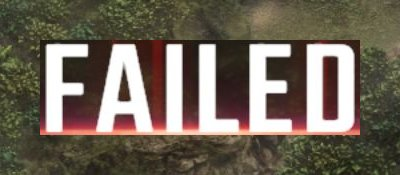
#> input picture tests/fixtures/vision/defeat_screen/composite_positive.jpg, 400 x 175 px
$ python -i round_button.py   (imports and definitions only)
#> lines starting #> are read from the running program, lines starting #| are printed output that depends on the picture; after the words box and inside, x2 and y2 are one past the last pixel; in counts of white or black regions, pixels touching at a corner belong together
#> further down, picture is the input picture: shape (175, 400, 3); mean B, G, R 89, 102.3, 111.7
from __future__ import annotations

from enum import StrEnum

import cv2
import numpy as np

from ggge_ai_2.interpreter.elements.region import Region, match


class RoundButton(StrEnum):
    SELECT_WEAPON = "select_weapon"
    ATTACK = "attack"
    ATTACK_OUT_OF_RANGE = "attack_out_of_range"
    SELECT_ACTION = "select_action"
    ACTIVATE = "activate"
    START_BATTLE = "start_battle"


ROUND_CENTER = (0.878, 0.847)
ROUND_RADII = (0.109, 0.135)
ROUND_RING_TOLERANCE = 3
# An overview frame without the button reaches 0.856 (map20261112-4). A frame with the
# button gives at least 0.944 (run20261025-165717-31).
ROUND_RING_COVERAGE = 0.9
# [1 line that did not run here, left out]
ROUND_TEXT_MARGIN = 12

_ANGLES = np.deg2rad(np.arange(0, 360, 2))


def round_ring_coverage(image: np.ndarray) -> float:
    """Return the largest share of the circle around the button center that lies on an edge."""
    h, w = image.shape[:2]
#> h = 175; w = 400
    gray = cv2.cvtColor(image, cv2.COLOR_BGR2GRAY)
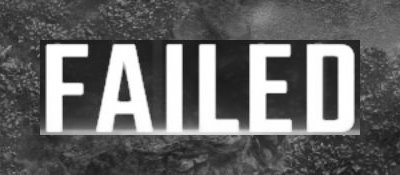
#> gray: shape (175, 400); min 8, max 255, mean 103.6
    edges = cv2.Canny(cv2.GaussianBlur(gray, (5, 5), 0), 40, 120)
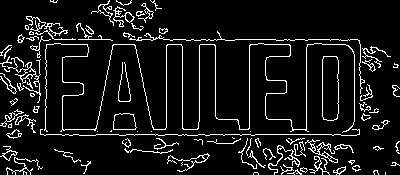
#> edges: shape (175, 400); 8.6% white in thin lines or dots
    size = 2 * ROUND_RING_TOLERANCE + 1
    edges = cv2.dilate(edges, np.ones((size, size), np.uint8))
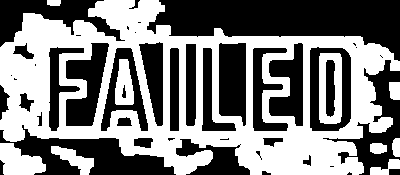
#> edges: shape (175, 400); 49.2% white; 10 white regions, largest, box (x1, y1, x2, y2) and area: (0, 0, 400, 175) 30268, (319, 53, 342, 124) 1135, (0, 143, 46, 175) 1008
    cx, cy = ROUND_CENTER[0] * w, ROUND_CENTER[1] * h
#> cx = 351.2; cy = 148.2
    best = 0.0
    for radius in range(int(ROUND_RADII[0] * h), int(ROUND_RADII[1] * h) + 1):
        xs = np.clip((cx + radius * np.cos(_ANGLES)).astype(int), 0, w - 1)
        ys = (cy + radius * np.sin(_ANGLES)).astype(int)
        inside = ys < h
        best = max(best, float((edges[ys[inside], xs[inside]] > 0).mean()))
#> this loop made 5 passes
#> best on passes 1 to 5: 0.75, 0.756, 0.756, 0.756, 0.756
    return best


def has_round_button(image: np.ndarray) -> bool:
    return round_ring_coverage(image) >= ROUND_RING_COVERAGE


def round_text_scores(image: np.ndarray) -> dict[RoundButton, float]:
    return {
        kind: match(image, ROUND_TEXT_REGION, f"round_{kind.value}", ROUND_TEXT_MARGIN)
        for kind in RoundButton
    }


def round_button(image: np.ndarray) -> RoundButton | None:
    if not has_round_button(image):
        return None
    scores = round_text_scores(image)
    return max(scores, key=lambda kind: scores[kind])

>>> import cv2
>>> picture = cv2.imread('../../../../tests/fixtures/vision/defeat_screen/composite_positive.jpg')
>>> result = round_ring_coverage(picture)
#> result = 0.756
